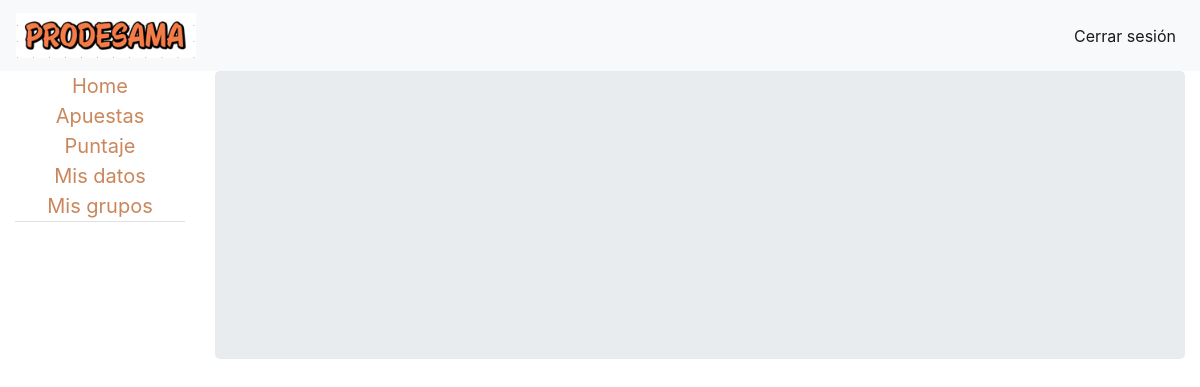
The page /home/apuestas (signed in) on the database as committed earlier.
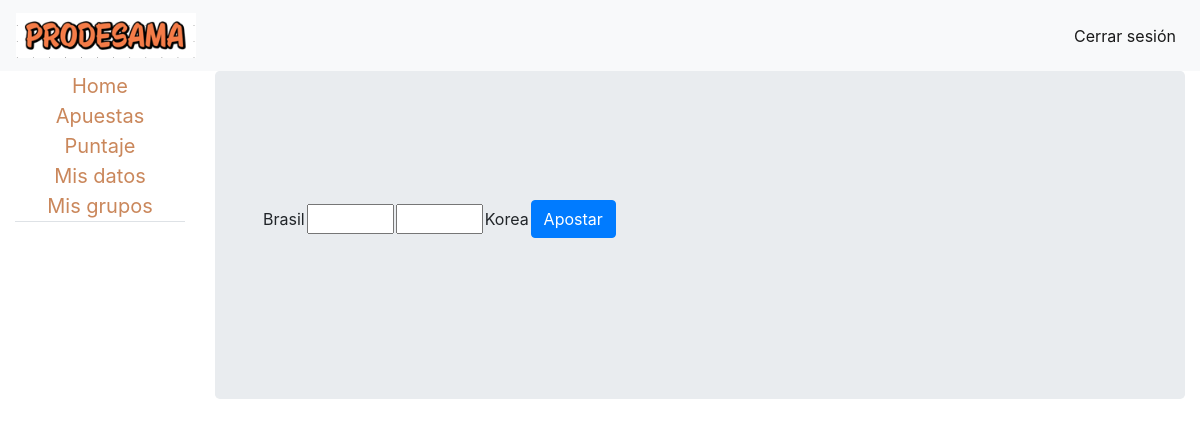
The same page on the database as committed later.
### prode/models.py (models this page shows, shortened)
class Match(models.Model):
    start = models.DateTimeField()
    end = models.DateTimeField()
    team1 = models.ForeignKey(Team, on_delete=models.CASCADE, related_name='+')
    team2 = models.ForeignKey(Team, on_delete=models.CASCADE, related_name='+')
    team1_score = models.PositiveIntegerField(default=0)
    team2_score = models.PositiveIntegerField(default=0)
    def is_unavailable(self):
        now = timezone.now()
        start = self.start - timedelta(hours=1)
        return now >= start

class Team(models.Model):
    name = models.CharField(max_length=50)
    flag = models.ImageField(upload_to='prode/images/flags/')

### prode/views.py (the view, shortened to what this page needs)
# urls.py: path('home/apuestas', login_required(views.BetView.as_view()), name='apuestas'),
class BetView(generic.DetailView):
    template_name = 'prode/apuestas.html'
    def get(self, request):
        m = Match.objects.all()
        matchs = []
        for i in m:
            if i.is_unavailable() == False:
                matchs.append(i)
        form = BetForm()
        bets = Bet.objects.all()
        return render(request, self.template_name, {'form': form, 'matchs': matchs, 'bets': bets})

### prode/forms.py
class BetForm(forms.ModelForm):
    team1_score = forms.IntegerField(min_value=0, max_value=15)
    team2_score = forms.IntegerField(min_value=0, max_value=15)
    match = forms.ModelChoiceField(queryset=Match.objects.only('id'))
    class Meta:
        model = Bet
        fields = ('team1_score', 'team2_score', 'match')

### prode/templates/prode/apuestas.html (shortened to what this page needs)
{% extends "prode/navigation.html" %}
{% load static %}
{% block content %}
<div class="jumbotron jumbotron-fluid">
    <div class="container">
        <table>
            {% for match in matchs %}
            <form method="POST">
                <tr>
                        <td>{{ match.team1.name }}</td>
                        <td>{{ form.team1_score }}</td>
                        <td>{{ form.team2_score }}</td>
                        <td>{{ match.team2.name}} </td>
                        <td><button class="btn btn-primary" type="submit">Apostar</button></td>
                </tr>
            </form>
            {% endfor %}
        </table>
    </div>
</div>
{% endblock %}

Rows that differ between the two databases and show on the page:
added Match: team1.name "Brasil", team2.name "Korea"
